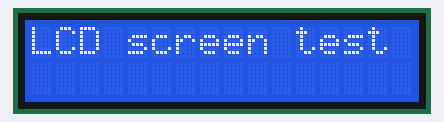
This sketch was run on a simulated Arduino Uno, built with avr-gcc and run on an emulated ATmega328P. Parts: 16×2 character LCD.

Above: at 0.1 s.
At 2.1 s:
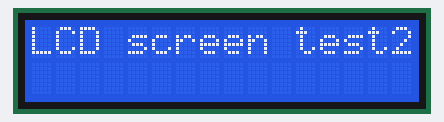

The sketch:

LCDScreen.ino
```cpp
#include <LiquidCrystal.h>
LiquidCrystal lcd(8, 9, 4, 5, 6, 7);

void setup()
{
 lcd.begin(16, 2); // start the library
 lcd.setCursor(0,0);
 lcd.print("LCD screen test"); // print a simple message
 delay(2000);
 lcd.print("2. screen");
 delay(2000);
 lcd.print("3. screen");
}
```
